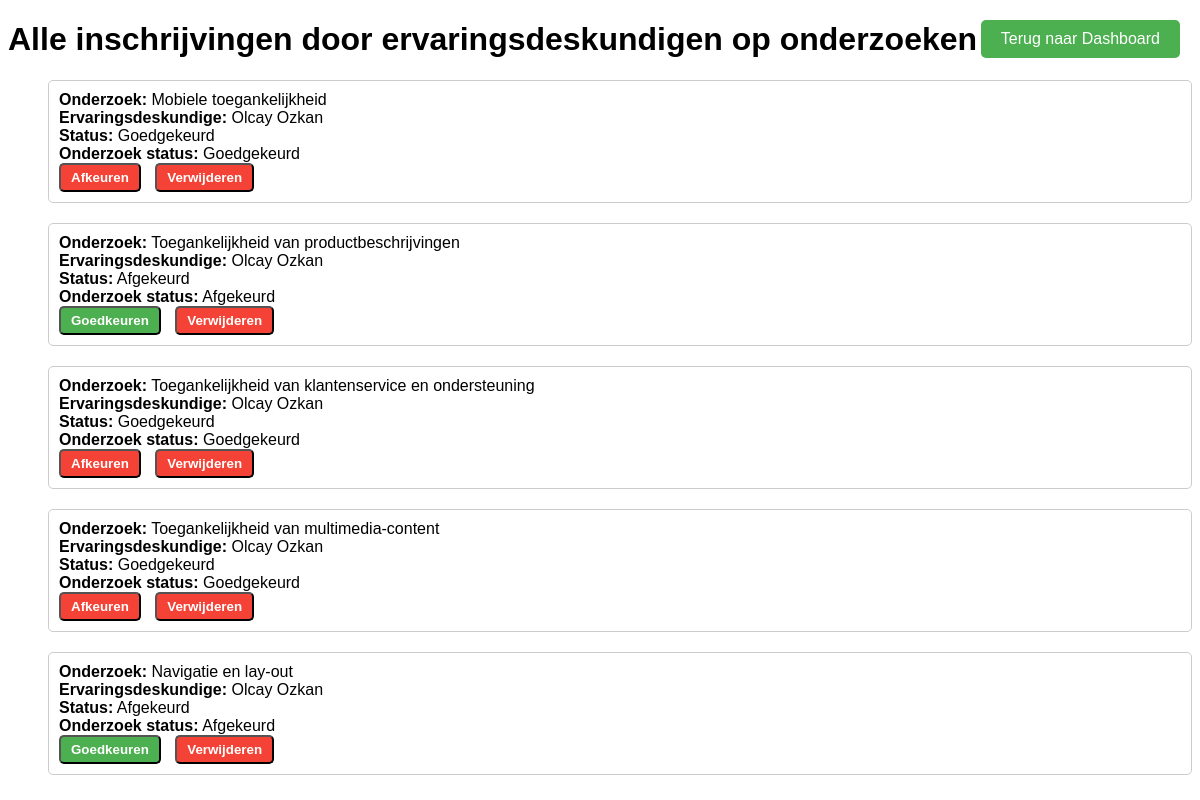
/beheerders/toon_inschrijvingen/, run on an earlier commit of the app's database.
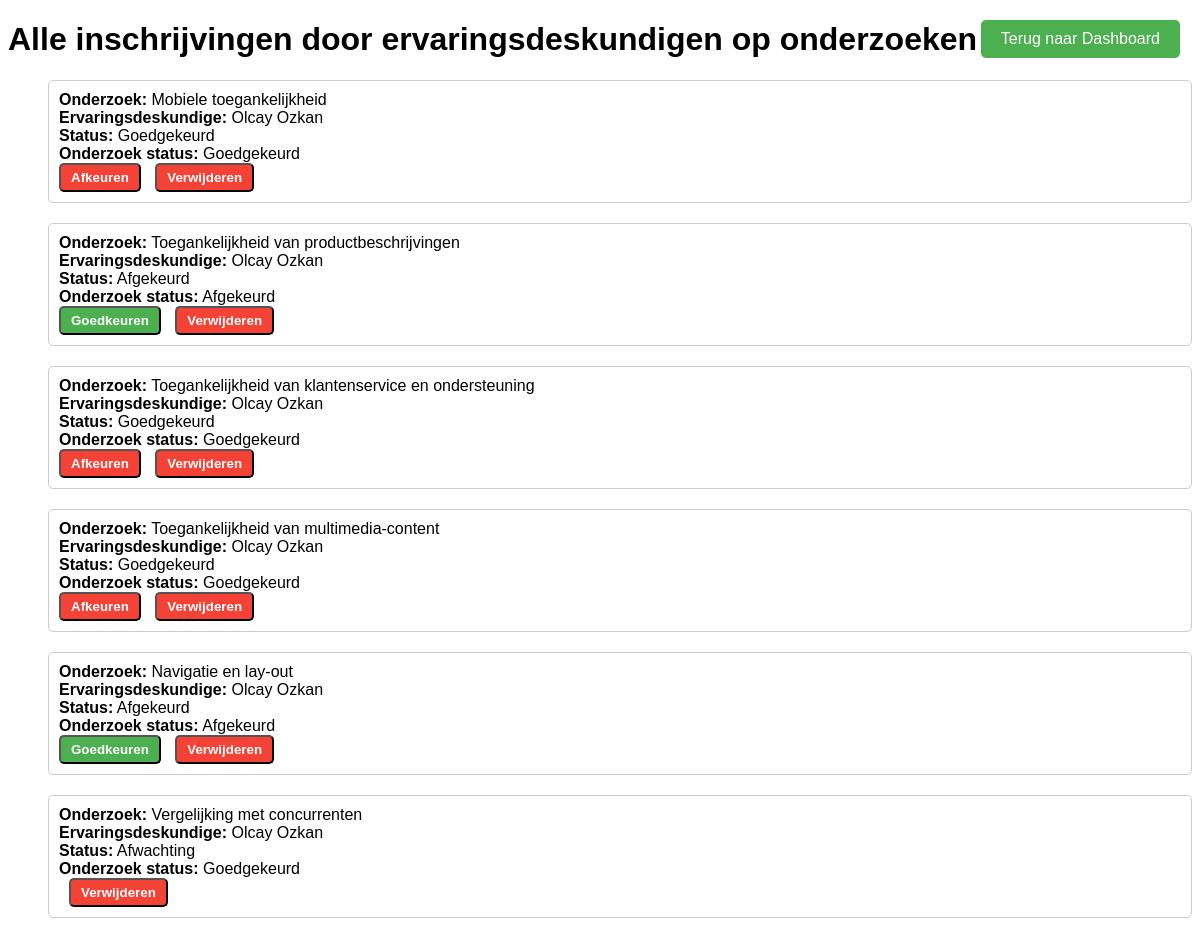
And on a later commit of the database.
### core/models.py (models this page shows, shortened)
class OnderzoekErvaringsdeskundige(models.Model):
    notificatie_verzonden = models.BooleanField(default=False)
    onderzoek = models.ForeignKey(Onderzoek, on_delete=models.CASCADE)
    ervaringsdeskundige = models.ForeignKey(Ervaringsdeskundige, on_delete=models.CASCADE)
    is_goedgekeurd = models.CharField(max_length=50, blank=True, null=True)
    class Meta:
        db_table = 'onderzoek_ervaringsdeskundige'
        unique_together = ('onderzoek', 'ervaringsdeskundige')

class Onderzoek(models.Model):
    onderzoek_id = models.AutoField(primary_key=True)
    titel = models.CharField(max_length=255)
    omschrijving = models.TextField(blank=True, null=True)
    status = models.CharField(max_length=50, blank=True, null=True)
    beschikbaar = models.BooleanField(default=True)
    datum_vanaf = models.DateField(blank=True, null=True)
    datum_tot = models.DateField(blank=True, null=True)
    type_onderzoek = models.CharField(max_length=50, blank=True, null=True)
    locatie = models.CharField(max_length=255, blank=True, null=True)
    met_beloning = models.BooleanField(default=False)
    beloning = models.CharField(max_length=255, blank=True, null=True)
    doelgroep_leeftijd_van = models.IntegerField(blank=True, null=True)
    doelgroep_leeftijd_tot = models.IntegerField(blank=True, null=True)
    doelgroep_beperking = models.CharField(max_length=255, blank=True, null=True)
    organisatie = models.ForeignKey(Organisaties, on_delete=models.CASCADE)
    class Meta:
        db_table = 'Onderzoek'

class Ervaringsdeskundige(models.Model):
    ervaringsdeskundige_id = models.AutoField(primary_key=True)
    bijzonderheden = models.TextField(blank=True, null=True)
    voorkeur_benadering = models.CharField(max_length=255, blank=True, null=True)
    bijzonderheden_beschikbaar = models.CharField(max_length=255, blank=True, null=True)
    gebruiker = models.ForeignKey(Gebruikers, on_delete=models.CASCADE)
    beperkingen = models.ForeignKey(Beperkingen, on_delete=models.SET_NULL, null=True, blank=True)
    toezichthouder = models.ForeignKey(Toezichthouder, on_delete=models.SET_NULL, null=True, blank=True)
    hulpmiddelen = models.ForeignKey(Hulpmiddelen, on_delete=models.SET_NULL, null=True, blank=True)
    is_goedgekeurd = models.BooleanField(default=False)
    class Meta:
        db_table = 'ervaringsdeskundige'

class Gebruikers(AbstractBaseUser, PermissionsMixin):
    gebruiker_id = models.AutoField(primary_key=True)
    voornaam = models.CharField(max_length=255)
    achternaam = models.CharField(max_length=255)
    is_beheerder = models.BooleanField(default=False)
    is_organisatie = models.BooleanField(default=False)
    postcode = models.CharField(max_length=6, blank=True, null=True)
    geslacht = models.CharField(max_length=10, blank=True, null=True)
    email = models.EmailField(unique=True)
    telefoonnummer = models.CharField(max_length=20, blank=True, null=True)
    geboortedatum = models.DateField()
    last_login = models.DateTimeField(blank=True, null=True)
    organisatie = models.ForeignKey(Organisaties, on_delete=models.SET_NULL, null=True, blank=True)
    objects = GebruikersManager()
    USERNAME_FIELD = 'email'
    REQUIRED_FIELDS = []
    class Meta:
        db_table = 'gebruikers'

### beheerders/views.py (the view)
# urls.py: path('toon_inschrijvingen/', views.toon_inschrijvingen, name='inschrijvingen'),
def toon_inschrijvingen(request):
    inschrijvingen = OnderzoekErvaringsdeskundige.objects.all()
    return render(request, 'toon_inschrijvingen.html', {'inschrijvingen': inschrijvingen})

### beheerders/templates/toon_inschrijvingen.html (shortened to what this page needs)
<!DOCTYPE html>
<html lang="nl">
<head>
    {% load static %}
</head>
<body>
<button onclick="location.href='{% url 'dashboard_beheer' %}';" class="terug-knop">Terug naar Dashboard</button>
<h1>Alle inschrijvingen door ervaringsdeskundigen op onderzoeken</h1>
<ul>
    {% for inschrijving in inschrijvingen %}
        <li id="inschrijving-item-{{ inschrijving.pk }}">
            <strong>Onderzoek:</strong> {{ inschrijving.onderzoek.titel }}<br>
            <strong>Ervaringsdeskundige:</strong> {{ inschrijving.ervaringsdeskundige.gebruiker.voornaam }} {{ inschrijving.ervaringsdeskundige.gebruiker.achternaam }}<br>
            <strong>Status:</strong> {{ inschrijving.is_goedgekeurd }}<br>
            <strong>Onderzoek status:</strong> {{ inschrijving.onderzoek.status }}<br>
            {% if inschrijving.is_goedgekeurd == 'Goedgekeurd' %}
                <button class="afkeur-link" id="afkeur-knop-{{ inschrijving.pk }}"
                        onclick="afkeuren(event, {{ inschrijving.pk }})">Afkeuren
                </button>
            {% endif %}
            {% if inschrijving.is_goedgekeurd == 'Afgekeurd' %}
                <button class="goedkeur-link" id="goedkeur-knop-{{ inschrijving.pk }}"
                        onclick="goedkeuren(event, {{ inschrijving.pk }})">Goedkeuren
                </button>
            {% endif %}
            <button id="verwijder-knop-{{ inschrijving.pk }}" class="verwijder-link" style="margin-left: 10px;">
                Verwijderen
            </button>
        </li>
    {% empty %}
        <li>Geen inschrijvingen gevonden.</li>
    {% endfor %}
</ul>
</body>
</html>

What changed in the data, as far as the page shows it:
added OnderzoekErvaringsdeskundige: onderzoek.titel "Vergelijking met concurrenten", ervaringsdeskundige.gebruiker.voornaam "Olcay", ervaringsdeskundige.gebruiker.achternaam "Ozkan", is_goedgekeurd "Afwachting", onderzoek.status "Goedgekeurd"
